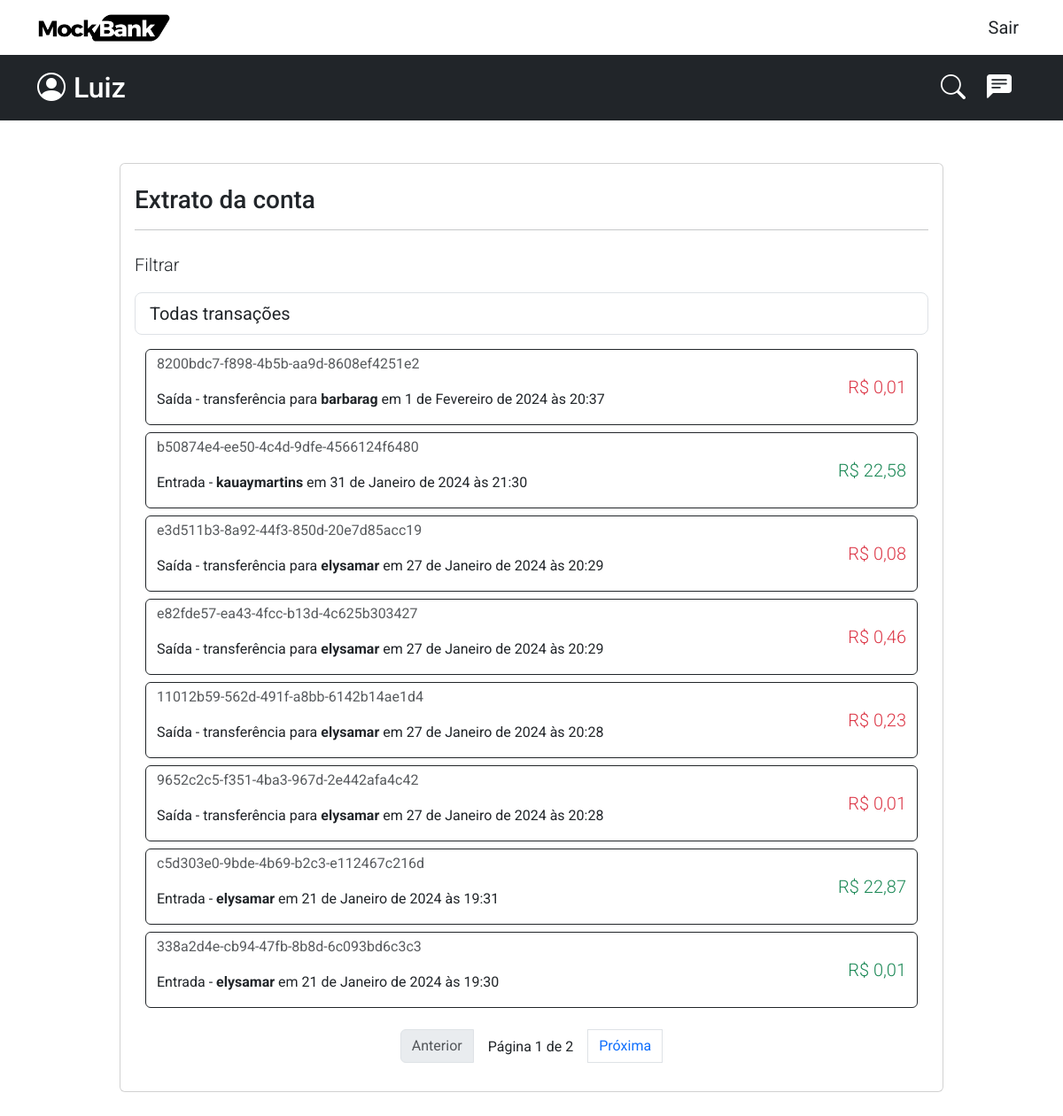
The app's page /service/extract/ (signed in), older data.
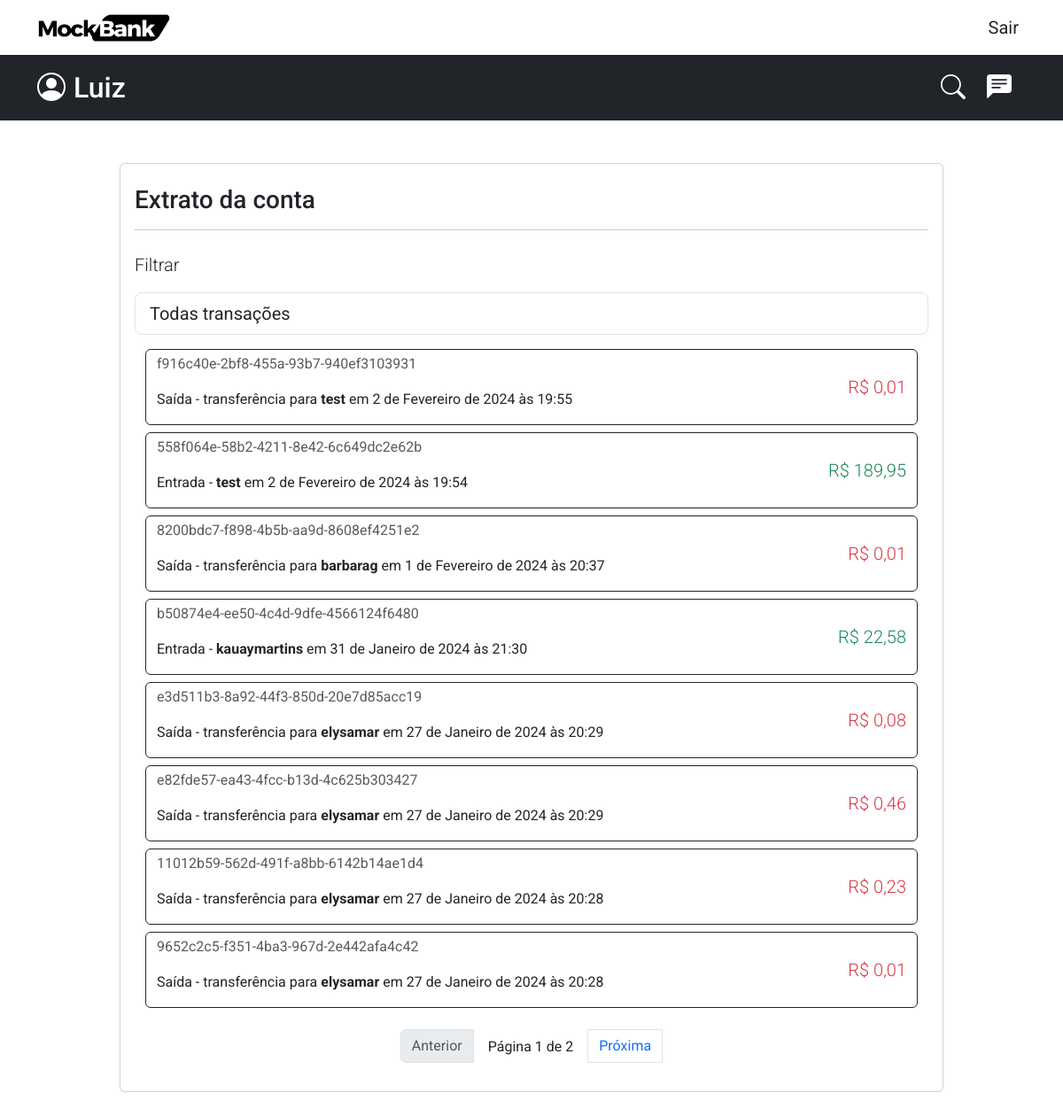
The same page, newer data.
### service/models.py (models this page shows, shortened)
class TransferModel(models.Model):
    transfer_id = models.UUIDField(primary_key=True, default=uuid.uuid4, editable=False)
    created_at = models.DateTimeField(auto_now_add=True, editable=False)
    value = models.DecimalField(max_digits=8, decimal_places=2)
    sent_by = models.ForeignKey(User, on_delete=models.CASCADE, related_name='sent_transfers')
    received_by = models.ForeignKey(User, on_delete=models.CASCADE, related_name='received_transfers')
    class Meta:
        ordering = ['-created_at']

### service/views.py (the view)
# urls.py: path('extract/', views.ExtractAccountView.as_view(), name='extract'),
@method_decorator(login_required(login_url='user:login'), name='dispatch')
class ExtractAccountView(View):
    template_name = 'extract_page.html'
    form_class = forms.ExtractForm
    def get(self, request, *args, **kwargs):
        form = self.form_class(request.GET)
        filter_type = form['filter_type'].value() if form.is_valid() else 'all'
        queryset = ExtractService.extract_account(filter_type=filter_type, user_id=request.user.id)
        paginator = Paginator(queryset, 8)
        page_number = request.GET.get("page")
        page_obj = paginator.get_page(page_number)
        context = {
            'form': form,
            'page_obj': page_obj,
        }
        return render(request, self.template_name, context)

### service/forms/extract_form.py
class ExtractForm(forms.Form):
    FILTER_CHOICES = [
        ('all', 'Todas transações'),
        ('received', 'Entrada'),
        ('sent', 'Saída')
    ]
    filter_type = forms.ChoiceField(choices=FILTER_CHOICES, widget=forms.Select(attrs={'class': 'form-control form-control-lg mt-0 h-100'}))

### service/services.py (called while the page is built)
    @staticmethod
    def extract_account(filter_type, user_id):
        if filter_type == "sent":
            return TransferModel.objects.filter(sent_by=user_id)
        elif filter_type == "received":
            return TransferModel.objects.filter(received_by=user_id)
        else:
            return TransferModel.objects.filter(Q(sent_by=user_id) | Q(received_by=user_id))

### service/templates/extract_page.html (shortened to what the changed rows need)
{% extends "global/base.html" %}
{% load humanize %}
{% block content %}
<main>
    <div class="container mt-5 mb-5">
        <div class="col-12 col-lg-10 mx-auto">
            <div class="card">
                <div class="card-body">
                    <div class="col-12">
                        <div class="row mx-auto mt-3">
                            {% if page_obj %}
                            {% for item in page_obj %}
                                <a href="#" class="mb-2" style="text-decoration: none;">
                                    <div class="container border rounded border-dark text-dark">
                                        <div class="row">
                                            <div class="col-8 col-sm-9 mt-1 ">
                                                <p class="opacity-75">{{ item.transfer_id }}</p>
                                                {% if item.received_by == user %}
                                                <p>Entrada - <strong>{{ item.sent_by }}</strong> em {{ item.created_at }}</p>
                                                {% else %}
                                                <p>Saída - transferência para <strong>{{ item.received_by }}</strong> em {{ item.created_at }}</p>
                                                {% endif %}
                                            </div>
                                            <div class="col-4 col-sm-3 text-end my-auto">
                                                {% if item.received_by == user %}
                                                <p class="text-success my-auto lead"> R$ {{item.value}} </p>
                                                {% else %}
                                                <p class="text-danger my-auto lead"> R$ {{item.value}} </p>
                                                {% endif %}
                                            </div>
                                        </div>
                                    </div>
                                </a>
                            {% endfor %}
                            {% else %}
                            <p class="lead">
                                Você não possui histórico de transações.
                            </p>
                            {% endif %}
                        </div>
                    </div>
                </div>
            </div>
        </div>
    </div>
</main>
{% endblock content %}

Row changes from the older to the newer data that the page shows:
no longer on this page (row unchanged): TransferModel: transfer_id "c5d303e0-9bde-4b69-b2c3-e112467c216d", sent_by "elysamar", created_at "21 de Janeiro de 2024 às 19:31", value "22,87"
no longer on this page (row unchanged): TransferModel: transfer_id "338a2d4e-cb94-47fb-8b8d-6c093bd6c3c3", sent_by "elysamar", created_at "21 de Janeiro de 2024 às 19:30", value "0,01"
added TransferModel: transfer_id "f916c40e-2bf8-455a-93b7-940ef3103931", received_by "test", created_at "2 de Fevereiro de 2024 às 19:55", value "0,01"
added TransferModel: transfer_id "558f064e-58b2-4211-8e42-6c649dc2e62b", sent_by "test", created_at "2 de Fevereiro de 2024 às 19:54", value "189,95"
